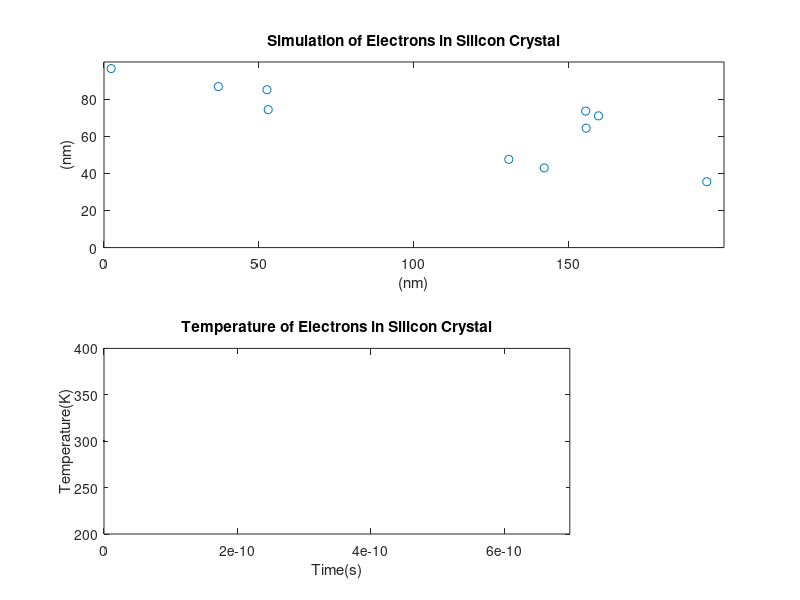
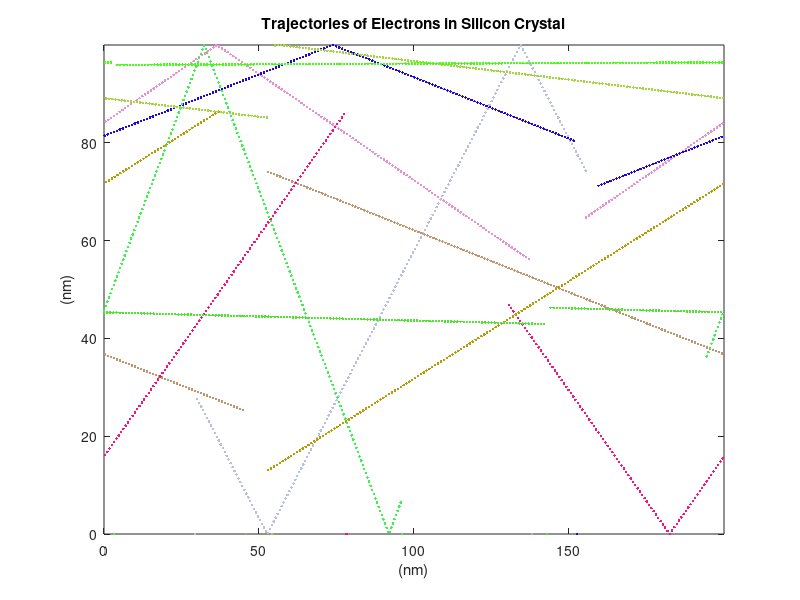

Recreate these plots in MATLAB, in order. (Note: this script raises an error after producing the figures.)
%%Adam Heffernan 100977570 Assignment 1 ELEC 4700. Completed on 2/1/2020.

clc
close all

m_0 = 9.10938e-31; %Mass of Electron
m = 0.26*m_0;%Effective mass in silicon
T = 300;%temperature in Kelvin
k = 1.38064e-23;%Boltzmans Constant
v_th = sqrt((2*k*T)/m); %Thermal velocity of particles
mean = 0.2e-12;%Mean value
width = 100e-9;%Width of Wafer
length = 200e-9;%Length of the channel
par = 10000;%Particles
pop = 10; %Mapping population
iter = 200;%Iterations
pos_velo = zeros(par,4);%Initializing position velocity Matrix
temp = zeros(iter,1);%Initializing position velocity Matrix
traj = zeros(iter, 2*pop);%Initializing trajectory Matrix
step = width/v_th/100;%Calculating step size for the movement of particles
boundaries_len = false(1); %Either diffusive or specular boundaries true for specular false for diffusive
boundaries_width = false(1);%Either diffusive or specular boundaries true for specular false for diffusive
total_scatters = 0;
%Calculating mean free path for part 1
l=v_th*mean;
%Outputting mean free path and thermal velocity for part 1
fprintf('Thermal Velocity for part 1 is %f km/s\n',v_th/10^3)
fprintf('Mean free path for part 1 is %f nm\n',l/10^-9);
%%Question 1
for j = 1:par
    %Creating a position, velocity vector in the x and y directions for
    %the number of particles in the simulation.
    ang = rand*2*pi;
    pos_velo(j,:) = [length*rand width*rand v_th*cos(ang) v_th*sin(ang)];
end

for j = 1:iter
    %Updating the position velocity vector at each iteration. Using step
    %size * position velocity vector of each particle at each iteration in
    %time plus the previous X and Y locations of the particle respectively.
    %
    pos_velo(:,1:2) = pos_velo(:,1:2) + step*pos_velo(:,3:4);
    %
    %Left Bound Check
    i = pos_velo(:,1) > length;
    pos_velo(i,1) = pos_velo(i,1) - length;
    %
    %Right Bound Check
    %
    i = pos_velo(:,1) < 0;
    pos_velo(i,1) = pos_velo(i,1) + length;
    %
    %Top Bound Check
    i = pos_velo(:,2) > width;
    pos_velo(i,2) = 2*width - pos_velo(i,2);
    pos_velo(i,4) = -pos_velo(i,4);
    %
    %Bottom Bound Check
    i = pos_velo(:,2) < 0;
    pos_velo(i,2) = -pos_velo(i,2);
    pos_velo(i,4) = -pos_velo(i,4);
    %
    %Storing the Temperature value of the semiconductor at each iteration
    temp(j) = (sum(pos_velo(:,3).^2) + sum(pos_velo(:,4).^2))*m/k/2/par;
    %Storing the Trajectory value of the semiconductor at each iteration
    traj(1:iter,2*j:2*j+1) = [pos_velo(1:iter,1) pos_velo(1:iter,2)];
    figure(1);
    subplot(2,1,1)
    %Plotting each particle in the population at each time step
    plot(pos_velo(1:pop,1)./1e-9, pos_velo(1:pop,2)./1e-9, 'o');
    axis([0 length/1e-9 0 width/1e-9]);
    title('Simulation of Electrons in Silicon Crystal')
    xlabel('(nm)')
    ylabel('(nm)')
    subplot(2,1,2)
    %Plotting the temperature of the Silicon crystal over time
    plot(step*(0:j-1), temp(1:j),'Color',[0.1 0.1 0.1]);
    axis([0 step*iter 200 400]);
    title('Temperature of Electrons in Silicon Crystal')
    xlabel('Time(s)')
    ylabel('Temperature(K)')
    hold on;
end


for i = 1:pop
    
    %Setting a Random colour each particle
    color = [rand rand rand];
    figure(2)
    %Plotting the trajectory vector of each particle in the shown
    %population
    plot(traj(i,2:2:end)./1e-9, traj(i,1:2:end-1)./1e-9, '.', 'Color',color);
    axis([0 length/1e-9 0 width/1e-9]);
    title('Trajectories of Electrons in Silicon Crystal')
    xlabel('(nm)')
    ylabel('(nm)')
    hold on;
    pause(0.5);
    
end
%%Question 2
%Calculating the probability of a scattering particle
scat = 1 - exp(-step/mean);
%Calculating a normal maxwell-boltzmann distribution
v_boltz = makedist('Normal','mu',0,'sigma',sqrt(k*T/m));

for j = 1:par
    %Creating a position, velocity vector in the x and y directions for
    %the number of particles in the simulation.
    ang = rand*2*pi;
    pos_velo(j,:) = [length*rand width*rand random(v_boltz) random(v_boltz)];
end


for j = 1:iter
    %Updating the position velocity vector at each iteration. Using step
    %size * position velocity vector of each particle at each iteration in
    %time plus the previous X and Y locations of the particle respectively.
    %
    pos_velo(:,1:2) = pos_velo(:,1:2) + step*pos_velo(:,3:4);
    %
    %Left Bound Check
    %
    i = pos_velo(:,1) > length;
    pos_velo(i,1) = pos_velo(i,1) - length;
    %
    %Right Bound Check
    %
    i = pos_velo(:,1) < 0;
    pos_velo(i,1) = pos_velo(i,1) + length;
    %
    %Top Bound check
    %
    i = pos_velo(:,2) > width;
    pos_velo(i,2) = 2*width - pos_velo(i,2);
    pos_velo(i,4) = -pos_velo(i,4);
    %
    %Bottom Bound check
    %
    i = pos_velo(:,2) < 0;
    pos_velo(i,2) = -pos_velo(i,2);
    pos_velo(i,4) = -pos_velo(i,4);
    %Creating a random number t for each particle in the population that is
    %the probability of this particle scattering at this time iteration
    t=rand(pop,1);
    %Setting i equal to a logical index array with the amount of colisions.
    i= t < scat;
    pos_velo(i,3:4) = random(v_boltz, [sum(i),2]);
    %Incrementing the total number of scattered particles
    total_scatters = total_scatters + count_scatters(i);
    %Storing the Temperature value of the semiconductor at each iteration
    temp(j) = (sum(pos_velo(:,3).^2) + sum(pos_velo(:,4).^2))*m/k/2/par;
    %Storing the Trajectory value of the semiconductor at each iteration
    traj(1:iter,2*j:2*j+1) = [pos_velo(1:iter,1) pos_velo(1:iter,2)];
    figure(3)
    subplot(3,1,1)
    %Plotting each particle in the population at each time step
    plot(pos_velo(1:pop,1)./1e-9, pos_velo(1:pop,2)./1e-9, 'o')
    axis([0 length/1e-9 0 width/1e-9])
    title('Simulation of Electrons in Silicon Crystal')
    xlabel('(nm)')
    ylabel('(nm)')
    subplot(3,1,2)
    %Plotting the temperature of the Silicon crystal over time
    plot(step*(0:j-1), temp(1:j),'Color',[0.1 0.1 0.1])
    axis([0 step*iter 200 400]);
    title('Temperature of Electrons in Silicon Crystal')
    xlabel('Time(s)')
    ylabel('Temperature(K)')
    hold on;
end

%Calculate the average time
t_mn = ((step*iter*pop)/total_scatters);
%Calculate the average velocity
velocity_average= sqrt(sum((pos_velo(:,3).^2))/par + sum(pos_velo(:,4).^2)/par);
%Calculate the mean free path
mfp = (t_mn * velocity_average)*10^9;
%Calculate the average temperature
av_temp = sum(temp)/iter;
%Output the average temperature
fprintf('Average Temperature in the Crystal for part 2 is %f K \n',av_temp)
%Output the average velocity
fprintf('Average Electron Velocities in Silicon Crystal for part 2 are %f km/s \n',velocity_average/10^3)
%Output the average time between colisions
fprintf('Average time for part 2 is %f ps\n',t_mn/10^-12);
%Output the mean free path
fprintf('Mean free Path for part 2 is %f nm\n',mfp);
for i = 1:pop
    
    %Plotting the trajectory vector of each particle in the shown
    %population
    %Setting a Random colour each particle
    color = [rand rand rand];
    figure(4);
    plot(traj(i,2:2:end)./10^-9, traj(i,1:2:end-1)./10^-9, '.', 'Color',color)
    axis([0 length/1e-9 0 width/1e-9])
    title('Trajectories of Electrons in Silicon Crystal')
    xlabel('(nm)')
    ylabel('(nm)')
    hold on;
    pause(0.5)
    
end
figure(3);
subplot(3,1,3);
%Plotting Histogram of Velocities in the Silicon Crystal
velocity = sqrt(pos_velo(:,3).^2 + pos_velo(:,4).^2);
histogram(velocity)
title('Histogram of Electron Velocities in Silicon Crystal')
xlabel('Velocity (km/s)')
ylabel('Frequency')
%%Question 3
%Creating Box Parameters for boxes shown in plots
x1_box1=80;
x2_box1=120;
y1_box1=0;
y2_box1=40;
x1_box2=80;
x2_box2=120;
y1_box2=60;
y2_box2=100;
%Creating Box Parameters
boxes = 1e-9.*[x1_box1 x2_box1 y1_box1 y2_box1; x1_box2 x2_box2 y1_box2 y2_box2];
%Boxes are specular or diffusive
boxes_specular = [0 1];
for j = 1:par
    %Creating a position, velocity vector in the x and y directions for
    %the number of particles in the simulation.
    ang = rand*2*pi;
    pos_velo(j,:) = [length*rand width*rand random(v_boltz) random(v_boltz)];
    while(in_box(pos_velo(j,1:2), boxes))
        %Checking for Particles in box, when particles are in
        %box we will reset there x and y position to a random
        %value
        pos_velo(j,1:2) = [length*rand width*rand];
    end
end


for j = 1:iter
    %
    %Updating the position velocity vector at each iteration. Using step
    %size * position velocity vector of each particle at each iteration in
    %time plus the previous X and Y locations of the particle respectively.
    %
    pos_velo(:,1:2) = pos_velo(:,1:2) + step*pos_velo(:,3:4);
    
    
    if boundaries_len && boundaries_width
        %Left Bound Check
        i = pos_velo(:,1) > length;
        pos_velo(i,1) = 2*length - pos_velo(i,1) ;
        pos_velo(i,3) = -pos_velo(i,3);
        %
        %Right Bound Check
        %
        i = pos_velo(:,1) < 0;
        pos_velo(i,1) = -pos_velo(i,1);
        pos_velo(i,3) = -pos_velo(i,3);
        %
        %Top Bound Check
        i = pos_velo(:,2) > width;
        pos_velo(i,2) = 2*width - pos_velo(i,2);
        pos_velo(i,4) = -pos_velo(i,4);
        %
        %Bottom Bound Check
        i = pos_velo(:,2) < 0;
        pos_velo(i,2) = -pos_velo(i,2);
        pos_velo(i,4) = -pos_velo(i,4);
        %
    elseif boundaries_len
        %Left Bound Check
        i = pos_velo(:,1) > length;
        pos_velo(i,1) = 2*length - pos_velo(i,1) ;
        pos_velo(i,3) = -pos_velo(i,3);
        %
        %Right Bound Check
        %
        i = pos_velo(:,1) < 0;
        pos_velo(i,1) = -pos_velo(i,1);
        pos_velo(i,3) = -pos_velo(i,3);
        %
        %Top Bound Check
        i = pos_velo(:,2) > width;
        pos_velo(i,2) =  pos_velo(i,2) - width;
        
        %
        %Bottom Bound Check
        i = pos_velo(:,2) < 0;
        pos_velo(i,2) = -pos_velo(i,2) + width;
        %
    elseif boundaries_width
        %Left Bound Check
        i = pos_velo(:,1) > length;
        pos_velo(i,1) = pos_velo(i,1) - length;
        %
        %Right Bound Check
        %
        i = pos_velo(:,1) < 0;
        pos_velo(i,1) = pos_velo(i,1) + length;
        %
        %Top Bound Check
        i = pos_velo(:,2) > width;
        pos_velo(i,2) = 2*width - pos_velo(i,2);
        pos_velo(i,4) = -pos_velo(i,4);
        %
        %Bottom Bound Check
        i = pos_velo(:,2) < 0;
        pos_velo(i,2) = -pos_velo(i,2);
        pos_velo(i,4) = -pos_velo(i,4);
        %
    else
        %Left Bound Check
        i = pos_velo(:,1) > length;
        pos_velo(i,1) = pos_velo(i,1) - length;
        %
        %Right Bound Check
        %
        i = pos_velo(:,1) < 0;
        pos_velo(i,1) = pos_velo(i,1) + length;
        %
        %Top Bound Check
        i = pos_velo(:,2) > width;
        pos_velo(i,2) =  pos_velo(i,2) - width;
        %
        %Bottom Bound Check
        i = pos_velo(:,2) < 0;
        pos_velo(i,2) = -pos_velo(i,2) + width;
        %
    end
    
    %Creating a random number i for each particle in the population that is
    %the probability of this particle scattering at this time iteration
    %Setting i equal to a logical index array with the amount of colisions.
    i= rand(pop,1) < scat;
    pos_velo(i,3:4) = random(v_boltz, [sum(i),2]);
    total_scatters = total_scatters + count_scatters(i) ;
    
    for i=1:pop
        %Checking for each particle in the population to see if it has hit
        %a boundary of the box we created above. 
        box_num = in_box(pos_velo(i,1:2), boxes);
        x = 0;
        updated_x = 0;
        y = 0;
        updated_y = 0;
        while(box_num ~= 0)
           %If the electron come back that it has hit a boundary then we
           %need to see what boundary it hit in order to predict its next
           %move.
            
            if(pos_velo(i,3) > 0)
                x = pos_velo(i,1) - boxes(box_num,1);
                updated_x = boxes(box_num,1);
            else
                x = boxes(box_num,2) - pos_velo(i,1);
                updated_x = boxes(box_num,2);
            end
            
            if(pos_velo(i,4) > 0)
                y = pos_velo(i,2) - boxes(box_num, 3);
                updated_y = boxes(box_num, 3);
            else
                y = boxes(box_num, 4) - pos_velo(i,2);
                updated_y = boxes(box_num, 4);
            end
            
            if(x < y)
                pos_velo(i,1) = updated_x;
                if(~boxes_specular(box_num))
                    %Diffusive Boundaries in the x direction
                    change = -sign(pos_velo(i,3));
                    v = sqrt(pos_velo(i,3).^2 + pos_velo(i,4).^2);
                    angle = rand()*2*pi;
                    pos_velo(i,3) = change.*abs(v.*cos(angle));
                    pos_velo(i,4) = v.*sin(angle);
                else
                    % Specular Boundaries in the x direction
                    pos_velo(i,3) = -pos_velo(i,3);
                end
            else
                pos_velo(i,2) = updated_y;
                if(~boxes_specular(box_num))
                    %Diffusive Boundaries in the y direction
                    change = -sign(pos_velo(i,4));
                    v = sqrt(pos_velo(i,3).^2 + pos_velo(i,4).^2);
                    angle = rand()*2*pi;
                    pos_velo(i,3) = v.*cos(angle);
                    pos_velo(i,4) = change.*abs(v.*sin(angle));
                else
                    % Specular Boundaries in the y direction
                    pos_velo(i,4) = -pos_velo(i,4);
                end
            end
            %Getting the box that the particle is hitting
            box_num = in_box(pos_velo(i,1:2), boxes);
        end
    end
    %Storing the Temperature value of the semiconductor at each iteration
    temp(j) = (sum(pos_velo(:,3).^2) + sum(pos_velo(:,4).^2))*m/k/2/par;
    %Storing the Trajectory value of the semiconductor at each iteration
    traj(1:iter,2*j:2*j+1) = [pos_velo(1:iter,1) pos_velo(1:iter,2)];
    
    figure(5);
    subplot(2,1,1)
    %Creating the box in the plot
    x_plot1 = [x1_box1, x2_box1, x2_box1, x1_box1, x1_box1];
    y_plot1 = [y1_box1, y1_box1, y2_box1, y2_box1, y1_box1];
    x_plot2 = [x1_box2, x2_box2, x2_box2, x1_box2, x1_box2];
    y_plot2 = [y1_box2, y1_box2, y2_box2, y2_box2, y1_box2];
    %Plotting the Boxes
    plot(x_plot1,y_plot1,'-','Color',[0 0 0])
    hold on
    plot(x_plot2,y_plot2,'-','Color',[0 0 0])
    %Plotting each particle in the population at each time step
    plot(pos_velo(1:pop,1)./10^-9, pos_velo(1:pop,2)./10^-9, 'o')
    hold off
    axis([0 length/1e-9 0 width/1e-9])
    title('Simulation of Electrons in Silicon Crystal')
    xlabel('(nm)')
    ylabel('(nm)')
    subplot(2,1,2)
    %Plotting the temperature of the Silicon crystal over time
    plot(step*(0:j-1), temp(1:j),'Color',[0.1 0.1 0.1])
    axis([0 step*iter 200 400]);
    title('Temperature of Electrons in Silicon Crystal')
    xlabel('Time(s)')
    ylabel('Temperature(K)')
    hold on
end
%Creating the box in the plot
x_plot1 = [x1_box1, x2_box1, x2_box1, x1_box1, x1_box1];
y_plot1 = [y1_box1, y1_box1, y2_box1, y2_box1, y1_box1];
x_plot2 = [x1_box2, x2_box2, x2_box2, x1_box2, x1_box2];
y_plot2 = [y1_box2, y1_box2, y2_box2, y2_box2, y1_box2];
figure(6)
%Plotting Box
plot(x_plot1,y_plot1,'-','Color',[0 0 0])
hold on
plot(x_plot2,y_plot2,'-','Color',[0 0 0])
for i = 1:pop
    %Plotting the trajectory vector of each particle in the shown
    %population
    %Setting a Random colour each particle
    color = [rand rand rand];
    figure(6)
    plot(traj(i,2:2:end)./1e-9, traj(i,1:2:end-1)./1e-9, '.', 'Color',color);
    axis([0 length/1e-9 0 width/1e-9]);
    title('Trajectories of Electrons in Silicon Crystal')
    xlabel('(nm)')
    ylabel('(nm)')
    hold on;
    pause(0.5);
    
end
%Calculate the average time
t_mn = ((step*iter*pop)/total_scatters);
%Calculate the average velocity
velocity_average= sqrt(sum((pos_velo(:,3).^2))/par + sum(pos_velo(:,4).^2)/par);
%Calculate the mean free path
mfp = (t_mn * velocity_average)*10^9;
%Calculate the average temperature
av_temp = sum(temp)/iter;
%Output the average temperature
fprintf('Average Temperature in the Crystal for part 3 is %f K \n',av_temp)
%Output the average velocity
fprintf('Average Electron Velocities in Silicon Crystal for part 3 are %f km/s \n',velocity_average/10^3)
%Output the average time between colisions
fprintf('Average time for part 3 is %f ps\n',t_mn/10^-12);
%Output the mean free path
fprintf('Mean free Path for part 3 is %f nm\n',mfp);
figure(7)
%Creating a 3D Histogram with x and y positions
electron_density = hist3([pos_velo(:,1),pos_velo(:,2)],[200 100]);
n = 20;
sigma = 4;
%Performing smoothing on histogram through convolution with meshgrid
[u, v] = meshgrid(round(-n./2):round(n./2),round(-n./2):round(n./2));
smooth_func = exp(-u.^2/(2*sigma^2)-v.^2/(2*sigma^2));
smooth_func = smooth_func./sum(smooth_func(:));
%Performing convolution of the two matrices and plotting the convolution
imagesc(conv2(electron_density,smooth_func));
title('Electron Density Map in Silicon Crystal');
xlabel('x (nm)');
ylabel('y (nm)');


%
% Temperature map calculations
% 
%Creating a temperature sum variable for the length and width of the
%silicon crystal
temp_sum = zeros(ceil((length)/10/10^-9), ceil((width)/10/10^-9));
%Counting the temperature variables for the length and width of the
%silicon crystal
temp_num = zeros(ceil((length)/10/10^-9), ceil((width)/10/10^-9));

for i = 1:par
    %
    x = floor(pos_velo(i, 1)/10/10^-9);
    y = floor(pos_velo(i, 2)/10/10^-9);
    %
    if (x==0)
        x = 1;
    end
    if (y==0)
        y = 1;
    end
    %Calculating the temperature sum for e
    temp_sum(x, y) = temp_sum(x, y) + ( pos_velo(i,3)^2 + pos_velo(i, 4)^2 );
    temp_num(x, y) = temp_num(x, y) + 1;
end

%Calculating temperature matrix
temperature_matrix = temp_sum.*(m./k./2./temp_num);
%Performing convolution of the two matrices and plotting the convolution
imagesc(conv2(temperature_matrix,smooth_func));
title('Temperature Map of Silicon Crystal');
xlabel('x (nm)');
ylabel('y (nm)');


function count=count_scatters(matrix)
%This function creates a counter which counts the number of colisions of
%particles.
count = 0;
for i=1:size(matrix)
    if matrix(i) == 1
        count=count+1;
    end
end
end
function box_num = in_box(pos, boxes)
%Checks for Particles inside the box, when they are in the box it returns
%true so that the particles trajectory can be recalculated.
box_num = 0;
for i=1:size(boxes,1)
    if(pos(1) > boxes(i,1) && pos(1) < boxes(i,2) && pos(2) > boxes(i,3) && pos(2) < boxes(i,4))
        box_num = i;
        return;
    end
end
end